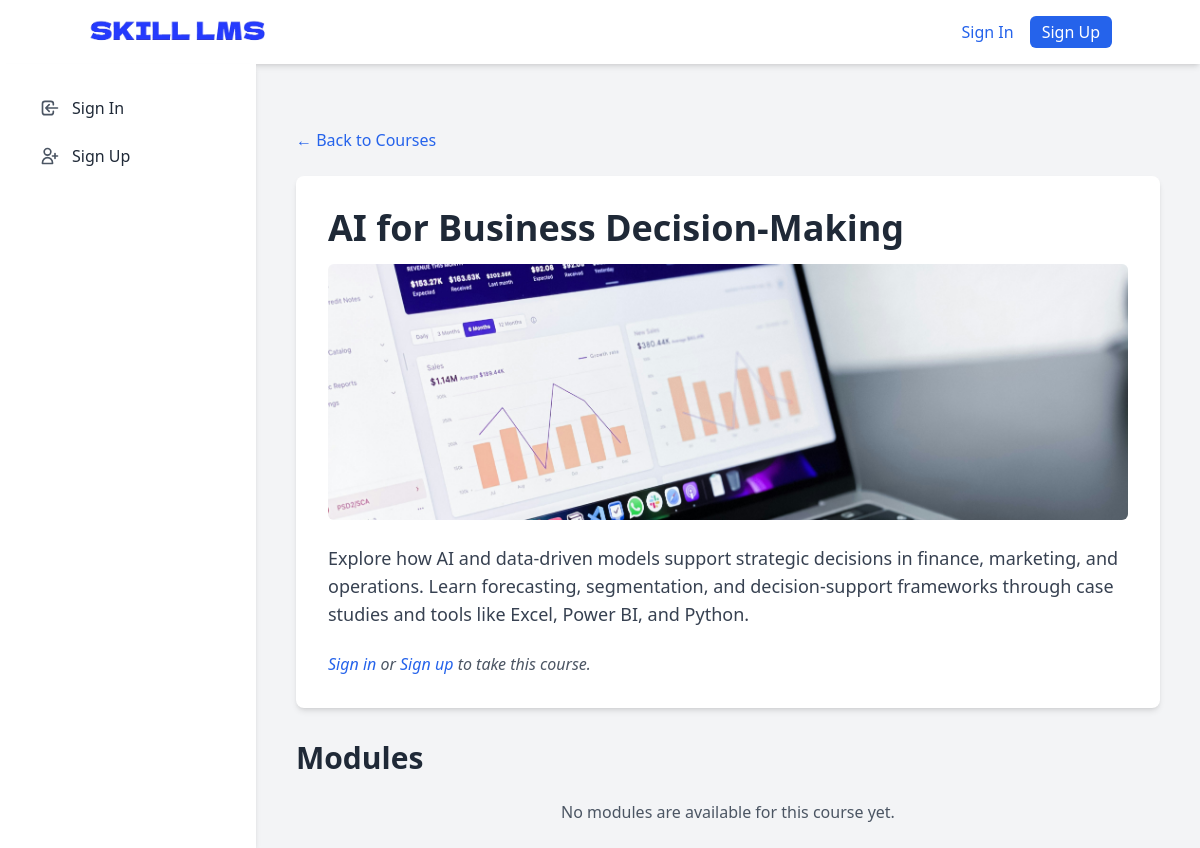
Screenshot of /courses/ai-business-decision-making/ with the database file from the repository.
### courses/models.py (models this page shows, shortened)
class Course(models.Model):
    title = models.CharField(max_length=200, help_text="Title of the course.")
    slug = models.SlugField(unique=True, max_length=200, help_text="URL-friendly identifier for the course.")
    description = models.TextField(blank=True, help_text="Brief overview of the course.")
    image = models.ImageField(
        upload_to='course_images/',
        blank=True,
        null=True,
        help_text="Thumbnail or banner image for the course."
    )
    created_at = models.DateTimeField(auto_now_add=True)
    updated_at = models.DateTimeField(auto_now=True)
    class Meta:
        verbose_name_plural = "Courses"
        ordering = ['title']

### courses/views.py (the view)
# urls.py: path('<slug:course_slug>/', views.course_detail, name='course_detail'),
def course_detail(request, course_slug):
    course = get_object_or_404(Course, slug=course_slug)
    modules = course.modules.all().order_by('order')
    return render(request, 'courses/course_detail.html', {
        'course': course,
        'modules': modules,
    })

### templates/courses/course_detail.html (shortened to what this page needs)
{% extends 'base.html' %}
{% block content %}
    <div class="container mx-auto mt-10 px-4">
        <div class="mb-6">
            <a href="{% url 'courses:course_list' %}" class="text-blue-600 hover:underline">← Back to Courses</a>
        </div>
        <div class="bg-white rounded-lg shadow-md p-8 mb-8">
            <h1 class="text-4xl font-bold text-gray-800 mb-4">{{ course.title }}</h1>
            {% if course.image %}
                <img src="{{ course.image.url }}" alt="{{ course.title }} banner" class="w-full h-64 object-cover rounded-md mb-6">
            {% endif %}
            <p class="text-gray-700 text-lg mb-6">{{ course.description }}</p>
            {% if user.is_authenticated %}
                <form method="post" action="{% url 'users:take_course' course.slug %}">
                    {% csrf_token %}
                    <button type="submit"
                            class="bg-green-500 hover:bg-green-700 text-white font-bold py-2 px-4 rounded focus:outline-none focus:shadow-outline">
                        Take This Course
                    </button>
                </form>
            {% else %}
                 <p class="text-gray-600 italic">
                     <a href="{% url 'users:signin' %}" class="text-blue-600 hover:underline">Sign in</a> or
                     <a href="{% url 'users:signup' %}" class="text-blue-600 hover:underline">Sign up</a> to take this course.
                 </p>
            {% endif %}
        </div>
        <h2 class="text-3xl font-semibold text-gray-800 mb-6">Modules</h2>
        <div class="space-y-6">
            {% for module in modules %}
                <div class="bg-white rounded-lg shadow-md p-6">
                    <h3 class="text-2xl font-semibold text-gray-800 mb-4">{{ module.order }}. {{ module.title }}</h3>
                    {% if module.description %}
                         <p class="text-gray-600 mb-4">{{ module.description }}</p>
                    {% endif %}
                    {% if module.lessons.all %}
                        <ul class="list-disc list-inside space-y-2">
                            {% for lesson in module.lessons.all %}
                                <li class="text-gray-700">
                                    <a href="{% url 'courses:lesson_detail' course.slug lesson.slug %}" class="text-blue-600 hover:underline">
                                        {{ lesson.order }}. {{ lesson.title }}
                                    </a>
                                </li>
                            {% endfor %}
                        </ul>
                    {% else %}
                        <p class="text-gray-600 italic">No lessons in this module yet.</p>
                    {% endif %}
                </div>
            {% empty %}
                <div class="text-center text-gray-600">
                    No modules are available for this course yet.
                </div>
            {% endfor %}
        </div>
    </div>
{% endblock %}

### templates/base.html (style rules this page uses)
body { display: flex; min-height: 100vh; flex-direction: column; }

### rows the page displays
Course: title "AI for Business Decision-Making", image (picture), description "Explore how AI and data-driven models support strategic decisions in finance, marketing, and operations. Learn forecasting, segmentation, and decision-support frameworks through case studies and tools like Excel, Power BI, and Python."
